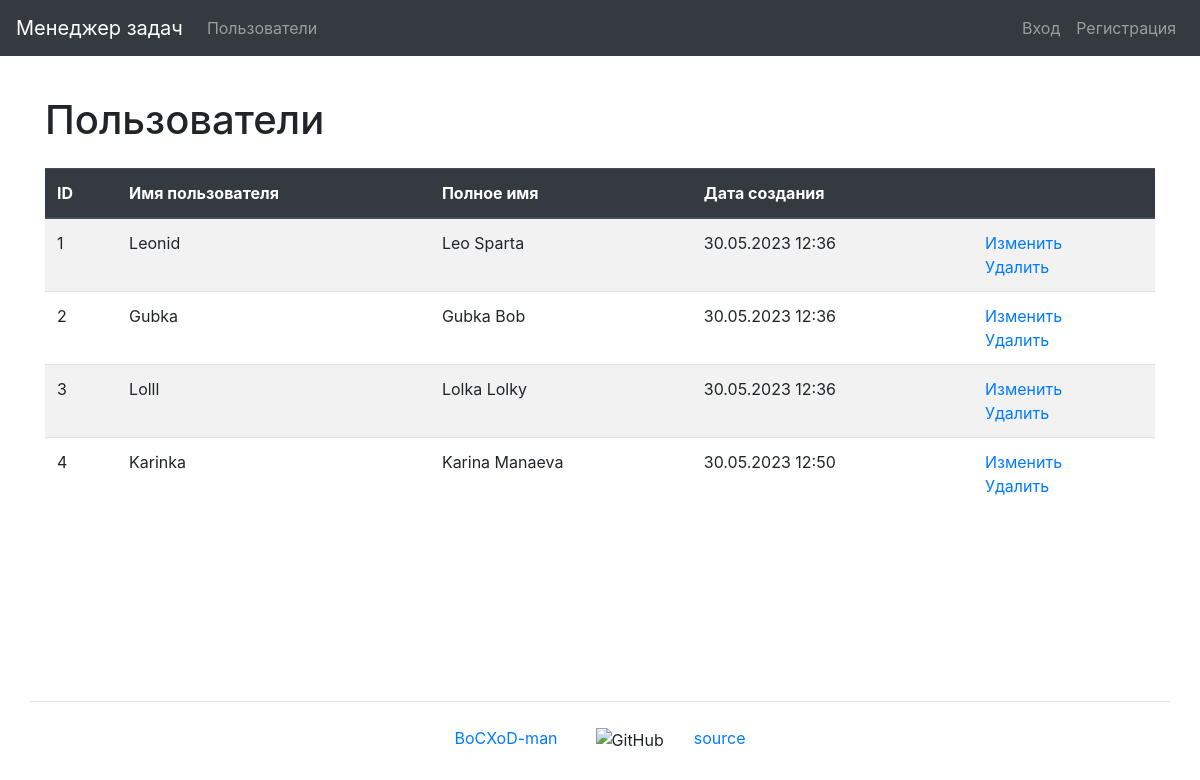
Before: /users/ with the older database file.
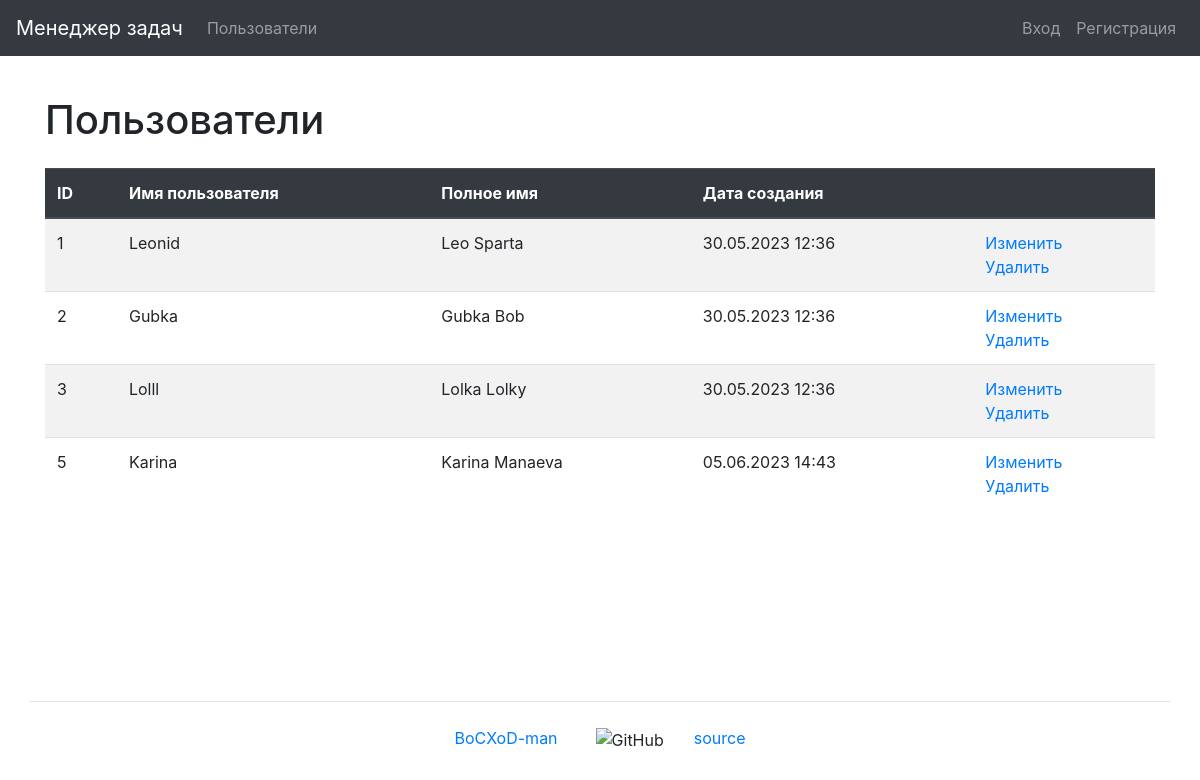
After: the same page with the newer database file.
### task_manager/users/models.py (models this page shows, shortened)
class User(AbstractUser):
    first_name = models.CharField(max_length=150)
    last_name = models.CharField(max_length=150)

### task_manager/users/views.py (the view)
# urls.py: path('', UsersListView.as_view(), name='users'),
class UsersListView(ListView):
    template_name = 'users/users.html'
    model = User
    context_object_name = 'users'
    extra_context = {
        'title': _('Users')
    }

### task_manager/templates/users/users.html (shortened to what this page needs)
{% extends "base.html" %}
{% load bootstrap4 %}
{% load i18n %}
{% block content %}
    <h1 class="my-4">{{ title }}</h1>
    <table class="table table-striped">
        <thead class="thead-dark">
            <tr>
                <th>ID</th>
                <th>{% trans 'Username' %}</th>
                <th>{% trans 'Full name' %}</th>
                <th>{% trans 'Creation date' %}</th>
                <th></th>
            </tr>
        </thead>
        <tbody>
            {% if users %}
                {% for user in users %}
                    <tr>
                        <td>{{ user.id }}</td>
                        <td>{{ user.username }}</td>
                        <td>{{ user.first_name }} {{ user.last_name }}</td>
                        <td>{{ user.date_joined|date:"d.m.Y H:i" }}</td>
                        <td>
                          <a href="{% url 'user_update' user.id %}">{% trans 'Update' %}</a>
                          <br>
                          <a href="{% url 'user_delete' user.id %}">{% trans 'Delete' %}</a>
                        </td>
                    </tr>
                {% endfor %}
            {% endif %}
        </tbody>
    </table>
{% endblock content %}

Changed rows visible on the page:
removed User: id "4", username "Karinka", first_name "Karina", last_name "Manaeva", date_joined "30.05.2023 12:50"
added User: id "5", username "Karina", first_name "Karina", last_name "Manaeva", date_joined "05.06.2023 14:43"
